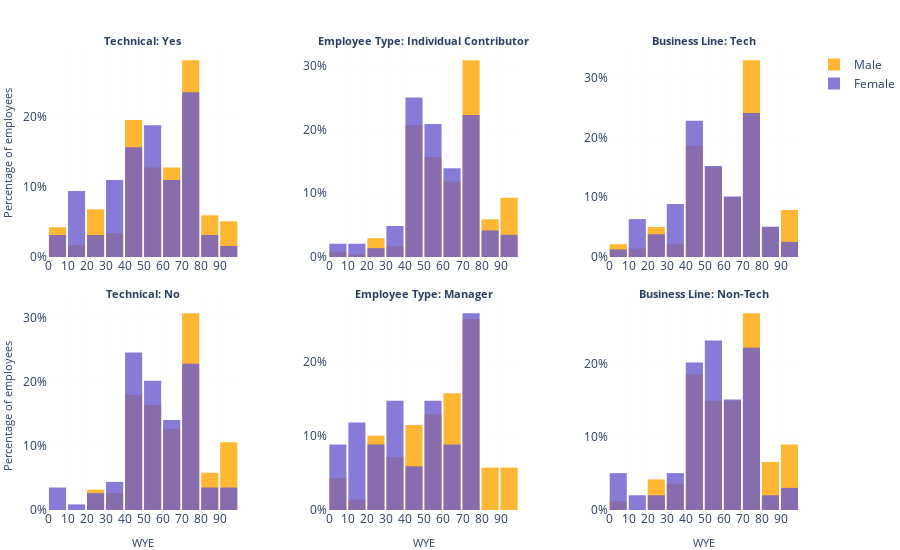

The notebook cell saved with this chart:
### Code cell
fig = dist_plot('WYE','WYE', nbins=10)

### Figure 1 — Plotly figure (JSON) as saved in the notebook; plotly's stock layout.template omitted (floating-point values rounded to 4 significant figures; data arrays with more than 128 entries replaced by an {"elided": "..."} marker saying what was removed)
{"data": [{"histnorm": "percent", "marker": {"color": "orange"}, "name": "Male", "nbinsx": 10, "opacity": 0.8, "type": "histogram", "x": [45, 45, 5, 75, 95, 75, 45, 35, 75, 35, 45, 55, 75, 75, 75, 65, 75, 65, 5, 95, 75, 65, 75, 25, 75, 75, 65, 75, 85, 55, 65, 65, 75, 55, 45, 95, 25, 75, 55, 75, 5, 45, 75, 85, 75, 45, 55, 65, 75, 45, 65, 75, 45, 45, 75, 65, 45, 45, 35, 75, 35, 75, 85, 75, 45, 45, 75, 75, 55, 75, 45, 55, 5, 85, 65, 65, 45, 25, 75, 45, 45, 15, 25, 55, 45, 55, 65, 55, 65, 65, 45, 55, 25, 85, 25, 55, 75, 65, 55, 25, 75, 75, 75, 55, 45, 95, 95, 5, 75, 85, 15, 75, 25, 95, 45, 45, 85, 55], "xaxis": "x", "yaxis": "y"}, {"histnorm": "percent", "marker": {"color": "slateblue"}, "name": "Female", "nbinsx": 10, "opacity": 0.8, "type": "histogram", "x": [35, 55, 85, 75, 55, 75, 15, 55, 55, 75, 75, 15, 15, 35, 45, 35, 75, 65, 75, 15, 75, 15, 75, 25, 75, 65, 75, 45, 65, 75, 55, 25, 65, 55, 65, 35, 35, 55, 35, 55, 55, 45, 75, 45, 5, 5, 35, 55, 45, 75, 45, 65, 85, 55, 45, 45, 45, 95, 75, 65, 15, 55, 75, 45], "xaxis": "x", "yaxis": "y"}, {"histnorm": "percent", "marker": {"color": "orange"}, "name": "Male", "nbinsx": 10, "opacity": 0.8, "showlegend": false, "type": "histogram", "x": {"elided": "189 int values"}, "xaxis": "x4", "yaxis": "y4"}, {"histnorm": "percent", "marker": {"color": "slateblue"}, "name": "Female", "nbinsx": 10, "opacity": 0.8, "showlegend": false, "type": "histogram", "x": [45, 45, 55, 75, 75, 75, 75, 45, 75, 75, 45, 95, 35, 75, 55, 55, 55, 65, 45, 75, 25, 75, 65, 75, 85, 55, 25, 65, 85, 95, 25, 45, 75, 45, 45, 75, 75, 55, 75, 75, 55, 75, 35, 55, 35, 65, 5, 5, 65, 75, 55, 15, 55, 75, 55, 75, 45, 45, 85, 45, 45, 55, 65, 45, 45, 45, 55, 55, 65, 65, 65, 65, 45, 45, 75, 45, 75, 45, 55, 65, 65, 45, 45, 55, 75, 65, 35, 45, 75, 55, 85, 75, 5, 55, 55, 75, 65, 55, 45, 45, 45, 75, 95, 65, 45, 5, 55, 45, 65, 55, 35, 55, 45, 95], "xaxis": "x4", "yaxis": "y4"}, {"histnorm": "percent", "marker": {"color": "orange"}, "name": "Male", "nbinsx": 10, "opacity": 0.8, "showlegend": false, "type": "histogram", "x": {"elided": "237 int values"}, "xaxis": "x2", "yaxis": "y2"}, {"histnorm": "percent", "marker": {"color": "slateblue"}, "name": "Female", "nbinsx": 10, "opacity": 0.8, "showlegend": false, "type": "histogram", "x": {"elided": "144 int values"}, "xaxis": "x2", "yaxis": "y2"}, {"histnorm": "percent", "marker": {"color": "orange"}, "name": "Male", "nbinsx": 10, "opacity": 0.8, "showlegend": false, "type": "histogram", "x": [75, 35, 75, 75, 75, 35, 95, 75, 75, 75, 65, 65, 25, 45, 65, 65, 25, 45, 55, 75, 5, 75, 55, 65, 65, 45, 35, 75, 35, 85, 75, 55, 85, 65, 5, 85, 75, 65, 25, 65, 75, 75, 85, 65, 45, 25, 55, 75, 75, 45, 45, 65, 45, 25, 75, 25, 55, 55, 25, 55, 55, 95, 95, 5, 75, 15, 95, 45, 55, 35], "xaxis": "x5", "yaxis": "y5"}, {"histnorm": "percent", "marker": {"color": "slateblue"}, "name": "Female", "nbinsx": 10, "opacity": 0.8, "showlegend": false, "type": "histogram", "x": [55, 75, 75, 75, 75, 45, 15, 15, 75, 15, 75, 25, 75, 25, 65, 25, 75, 35, 5, 55, 65, 35, 75, 55, 55, 5, 35, 65, 45, 35, 55, 15, 5, 35], "xaxis": "x5", "yaxis": "y5"}, {"histnorm": "percent", "marker": {"color": "orange"}, "name": "Male", "nbinsx": 10, "opacity": 0.8, "showlegend": false, "type": "histogram", "x": {"elided": "140 int values"}, "xaxis": "x3", "yaxis": "y3"}, {"histnorm": "percent", "marker": {"color": "slateblue"}, "name": "Female", "nbinsx": 10, "opacity": 0.8, "showlegend": false, "type": "histogram", "x": [45, 35, 55, 85, 75, 55, 75, 55, 75, 75, 75, 15, 15, 45, 35, 65, 15, 55, 15, 75, 75, 25, 75, 45, 55, 25, 65, 85, 55, 25, 75, 45, 75, 75, 65, 75, 35, 75, 35, 65, 35, 75, 55, 55, 55, 85, 45, 45, 45, 5, 35, 65, 65, 45, 45, 55, 45, 45, 75, 45, 45, 45, 65, 35, 45, 85, 75, 45, 45, 95, 65, 75, 75, 95, 15, 55, 75, 45, 55], "xaxis": "x3", "yaxis": "y3"}, {"histnorm": "percent", "marker": {"color": "orange"}, "name": "Male", "nbinsx": 10, "opacity": 0.8, "showlegend": false, "type": "histogram", "x": {"elided": "167 int values"}, "xaxis": "x6", "yaxis": "y6"}, {"histnorm": "percent", "marker": {"color": "slateblue"}, "name": "Female", "nbinsx": 10, "opacity": 0.8, "showlegend": false, "type": "histogram", "x": [45, 55, 75, 75, 15, 75, 55, 75, 45, 35, 75, 45, 95, 35, 75, 75, 75, 75, 55, 55, 65, 45, 25, 75, 65, 65, 75, 75, 85, 65, 75, 25, 65, 55, 95, 45, 45, 55, 75, 55, 35, 55, 35, 5, 5, 55, 65, 15, 55, 75, 55, 75, 45, 45, 45, 55, 75, 65, 45, 45, 45, 55, 5, 55, 65, 65, 45, 75, 75, 55, 65, 65, 45, 65, 85, 55, 55, 75, 75, 55, 5, 55, 55, 75, 55, 45, 45, 45, 65, 65, 45, 5, 45, 55, 65, 55, 35, 45, 95], "xaxis": "x6", "yaxis": "y6"}], "layout": {"annotations": [{"font": {"size": 11}, "showarrow": false, "text": "<b>Technical: Yes</b>", "x": 0.1267, "xanchor": "center", "xref": "paper", "y": 1, "yanchor": "bottom", "yref": "paper"}, {"font": {"size": 11}, "showarrow": false, "text": "<b>Employee Type: Individual Contributor</b>", "x": 0.5, "xanchor": "center", "xref": "paper", "y": 1, "yanchor": "bottom", "yref": "paper"}, {"font": {"size": 11}, "showarrow": false, "text": "<b>Business Line: Tech</b>", "x": 0.8733, "xanchor": "center", "xref": "paper", "y": 1, "yanchor": "bottom", "yref": "paper"}, {"font": {"size": 11}, "showarrow": false, "text": "<b>Technical: No</b>", "x": 0.1267, "xanchor": "center", "xref": "paper", "y": 0.45, "yanchor": "bottom", "yref": "paper"}, {"font": {"size": 11}, "showarrow": false, "text": "<b>Employee Type: Manager</b>", "x": 0.5, "xanchor": "center", "xref": "paper", "y": 0.45, "yanchor": "bottom", "yref": "paper"}, {"font": {"size": 11}, "showarrow": false, "text": "<b>Business Line: Non-Tech</b>", "x": 0.8733, "xanchor": "center", "xref": "paper", "y": 0.45, "yanchor": "bottom", "yref": "paper"}], "bargap": 0.1, "barmode": "overlay", "height": 550, "margin": {"b": 0, "l": 0, "r": 0, "t": 50}, "plot_bgcolor": "rgba(0,0,0,0)", "showlegend": true, "width": 900, "xaxis": {"anchor": "y", "domain": [0, 0.2533], "gridcolor": "#EEEEEE", "gridwidth": 0.1, "nticks": 12, "showgrid": true, "title": {"font": {"size": 11}}}, "xaxis2": {"anchor": "y2", "domain": [0.3733, 0.6267], "gridcolor": "#EEEEEE", "gridwidth": 0.1, "nticks": 12, "showgrid": true, "title": {"font": {"size": 11}}}, "xaxis3": {"anchor": "y3", "domain": [0.7467, 1], "gridcolor": "#EEEEEE", "gridwidth": 0.1, "nticks": 12, "showgrid": true, "title": {"font": {"size": 11}}}, "xaxis4": {"anchor": "y4", "domain": [0, 0.2533], "gridcolor": "#EEEEEE", "gridwidth": 0.1, "nticks": 12, "showgrid": true, "title": {"font": {"size": 11}, "text": "WYE"}}, "xaxis5": {"anchor": "y5", "domain": [0.3733, 0.6267], "gridcolor": "#EEEEEE", "gridwidth": 0.1, "nticks": 12, "showgrid": true, "title": {"font": {"size": 11}, "text": "WYE"}}, "xaxis6": {"anchor": "y6", "domain": [0.7467, 1], "gridcolor": "#EEEEEE", "gridwidth": 0.1, "nticks": 12, "showgrid": true, "title": {"font": {"size": 11}, "text": "WYE"}}, "yaxis": {"anchor": "x", "domain": [0.55, 1], "gridcolor": "#EEEEEE", "gridwidth": 0.1, "nticks": 5, "showgrid": true, "ticksuffix": "%", "title": {"font": {"size": 11}, "text": "Percentage of employees"}}, "yaxis2": {"anchor": "x2", "domain": [0.55, 1], "gridcolor": "#EEEEEE", "gridwidth": 0.1, "nticks": 5, "showgrid": true, "ticksuffix": "%", "title": {"font": {"size": 11}}}, "yaxis3": {"anchor": "x3", "domain": [0.55, 1], "gridcolor": "#EEEEEE", "gridwidth": 0.1, "nticks": 5, "showgrid": true, "ticksuffix": "%", "title": {"font": {"size": 11}}}, "yaxis4": {"anchor": "x4", "domain": [0, 0.45], "gridcolor": "#EEEEEE", "gridwidth": 0.1, "nticks": 5, "showgrid": true, "ticksuffix": "%", "title": {"font": {"size": 11}, "text": "Percentage of employees"}}, "yaxis5": {"anchor": "x5", "domain": [0, 0.45], "gridcolor": "#EEEEEE", "gridwidth": 0.1, "nticks": 5, "showgrid": true, "ticksuffix": "%", "title": {"font": {"size": 11}}}, "yaxis6": {"anchor": "x6", "domain": [0, 0.45], "gridcolor": "#EEEEEE", "gridwidth": 0.1, "nticks": 5, "showgrid": true, "ticksuffix": "%", "title": {"font": {"size": 11}}}}}
